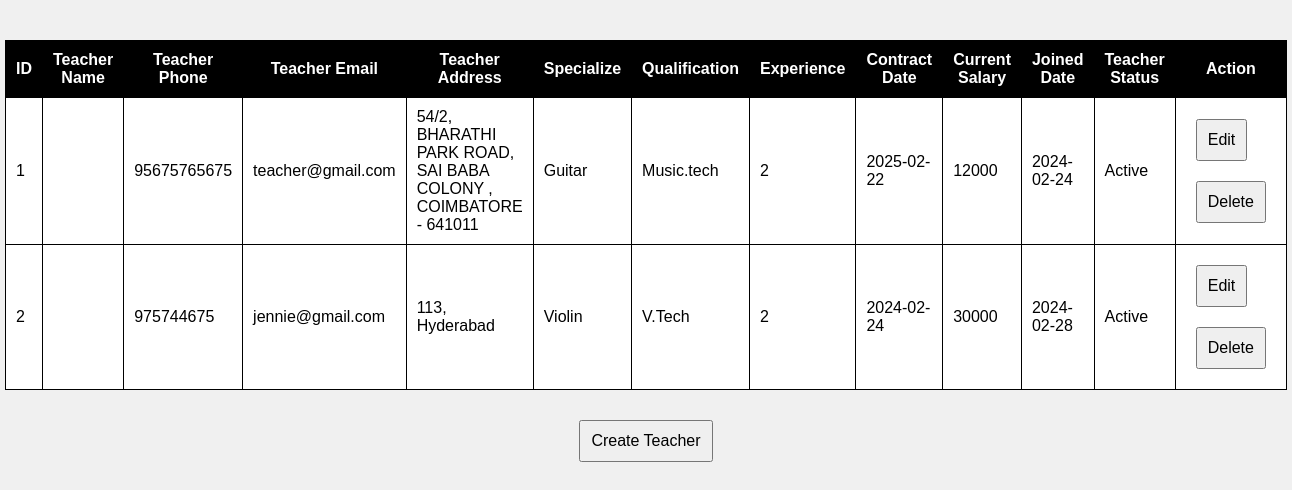
The app's page /admin/indexes/teacher_index.php, older data.
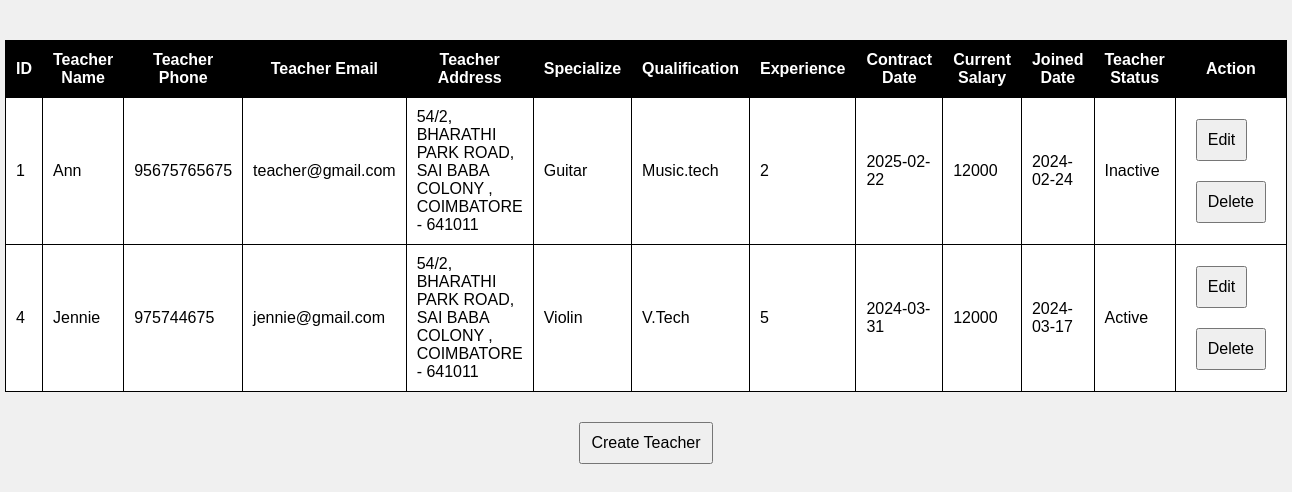
The same page, newer data.
### tables this page shows
CREATE TABLE `teachers` (
  `teacher_id` int(11) NOT NULL,
  `user_parent_id` int(11) NOT NULL,
  `teacher_phone` varchar(255) DEFAULT NULL,
  `teacher_email` varchar(255) DEFAULT NULL,
  `teacher_address` varchar(255) DEFAULT NULL,
  `course_parent_id` varchar(255) DEFAULT NULL,
  `qualification` varchar(255) DEFAULT NULL,
  `teacher_exp` int(11) DEFAULT NULL,
  `contract_date` date DEFAULT NULL,
  `current_salary` int(11) DEFAULT NULL,
  `join_date` date DEFAULT NULL,
  `teacher_status` enum('Active','Inactive') DEFAULT NULL
);

CREATE TABLE `courses` (
  `course_id` int(11) NOT NULL,
  `course_name` varchar(255) NOT NULL,
  `course_desc` longtext NOT NULL,
  `course_img` varchar(255) NOT NULL,
  `course_icon` varchar(255) NOT NULL,
  `course_status` enum('Active','Inactive') NOT NULL
);

CREATE TABLE `users` (
  `user_id` int(11) NOT NULL,
  `user_name` varchar(255) NOT NULL,
  `user_password` varchar(255) NOT NULL,
  `user_type` enum('Student','Teacher') NOT NULL,
  `user_status` enum('Active','Inactive') NOT NULL
);

### admin/indexes/teacher_index.php (the view, shortened to what this page needs)
<html>
<head>
</head>
<body>
<h2 id="responseMessageTeacher">&nbsp;</h2>
    <div id="updateTableContainerTeacher">
    <?php
    include("../db.php");
    $sql = "SELECT s.*,
               us.user_name,
               c.course_name
        FROM teachers s
        LEFT JOIN courses c ON s.course_parent_id = c.course_id
        LEFT JOIN users us ON s.user_parent_id = us.user_id";
    $result = $conn->query($sql);
    if ($result->num_rows > 0) {
        echo "<table>";
        echo "<tr><th>ID</th><th>Teacher Name</th><th>Teacher Phone</th><th>Teacher Email</th><th>Teacher Address</th><th>Specialize</th><th>Qualification</th><th>Experience</th><th>Contract Date</th><th>Current Salary</th><th>Joined Date</th><th>Teacher Status</th><th>Action</th></tr>";
        while ($row = $result->fetch_assoc()) {
            echo "<tr>";
            echo "<td>{$row['teacher_id']}</td>";
            echo "<td>{$row['user_name']}</td>";
            echo "<td>{$row['teacher_phone']}</td>";
            echo "<td>{$row['teacher_email']}</td>";
            echo "<td>{$row['teacher_address']}</td>";
            echo "<td>{$row['course_name']}</td>";
            echo "<td>{$row['qualification']}</td>";
            echo "<td>{$row['teacher_exp']}</td>";
            echo "<td>{$row['contract_date']}</td>";
            echo "<td>{$row['current_salary']}</td>";
            echo "<td>{$row['join_date']}</td>";
            echo "<td>{$row['teacher_status']}</td>";
            echo "<td>";
            echo "<button onclick=\"showFormTeacher('edit_mode_teacher', {$row['teacher_id']})\">Edit</button>";
            echo "<button onclick=\"showFormTeacher('delete_mode_teacher', {$row['teacher_id']})\">Delete</button>";
            echo "</td>";
            echo "</tr>";
        }
        echo "</table>";
    } else {
        echo "No Teachers found.";
    }
    ?>
</div>
<button onclick="showFormTeacher('create_mode_teacher', null)">Create Teacher</button>
</body>
</html>

Row changes from the older to the newer data that the page shows:
removed teachers: teacher_id "2", teacher_phone "975744675", teacher_email "jennie@gmail.com", teacher_address "113, Hyderabad", courses.course_name "Violin", qualification "V.Tech", teacher_exp "2", contract_date "2024-02-24", current_salary "30000", join_date "2024-02-28", teacher_status "Active"
changed teachers "teacher@gmail.com": users.user_name (not shown) → "Ann"; teacher_status "Active" → "Inactive"
added teachers: teacher_id "4", users.user_name "Jennie", teacher_phone "975744675", teacher_email "jennie@gmail.com", teacher_address "54/2, BHARATHI PARK ROAD, SAI BABA COLONY , COIMBATORE - 641011", courses.course_name "Violin", qualification "V.Tech", teacher_exp "5", contract_date "2024-03-31", current_salary "12000", join_date "2024-03-17", teacher_status "Active"
